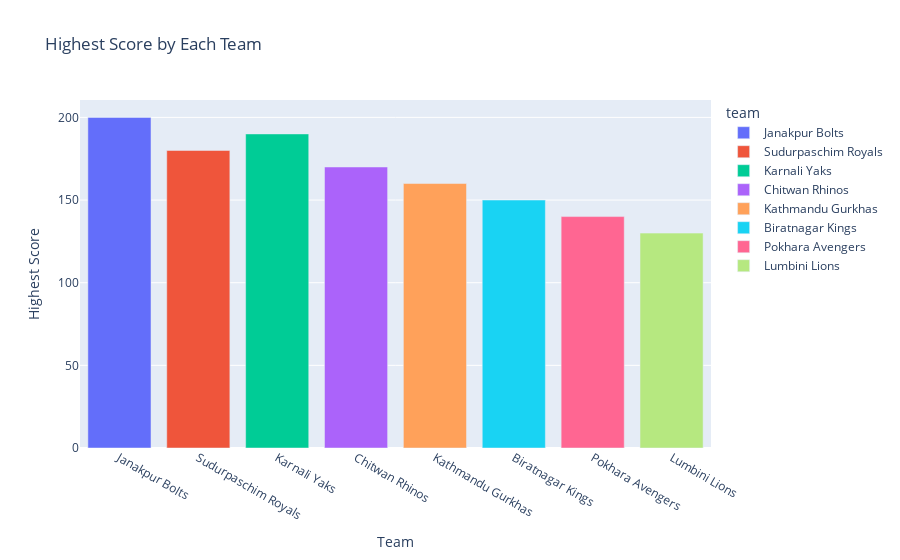
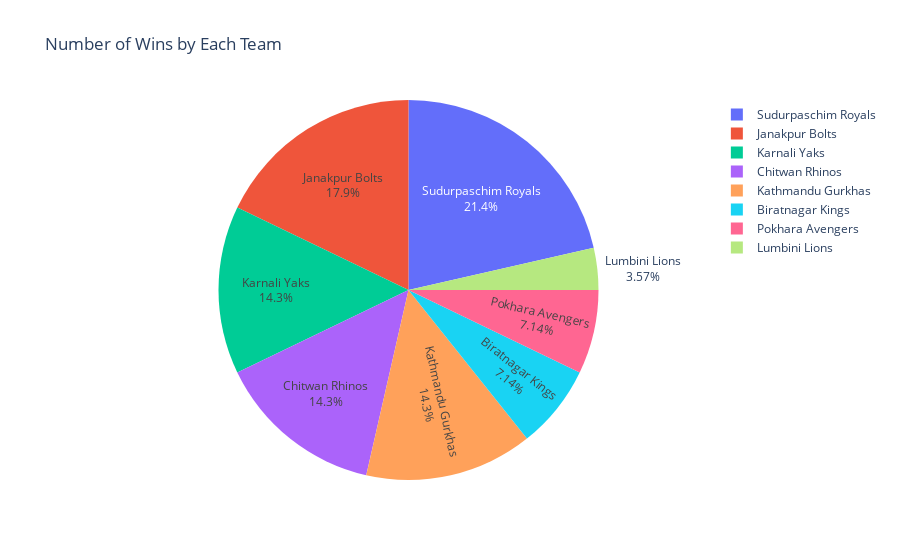

The notebook cell these images were saved under, in order:
### Code cell
#some other plots 
# Adding a 'highest_score' column to the DataFrame (example values)
points_table_df['highest_score'] = [200, 180, 190, 170, 160, 150, 140, 130]

# Plotting the highest score by each team
fig = px.bar(points_table_df, x='team', y='highest_score', color='team', title='Highest Score by Each Team')
fig.update_layout(xaxis_title='Team', yaxis_title='Highest Score')
fig.show()

#pie chart for the number of wins by each team
fig = px.pie(points_table_df, values='wins', names='team', title='Number of Wins by Each Team')
fig.update_traces(textinfo='percent+label')
fig.show()

#waterfall chart for the number of wins by each team
fig = go.Figure(go.Waterfall(
    name="Waterfall",
    orientation="v",
    measure=["relative", "relative", "total"],
    x=points_table_df['team'],
    y=[points_table_df['wins'].sum(), points_table_df['losses'].sum(), points_table_df['points'].sum()],
    textposition="outside",
    text=[f"{x} wins" for x in points_table_df['wins']],
))
fig.update_layout(
    title="Waterfall Chart for Number of Wins by Each Team",
    xaxis_title="Team",
    yaxis_title="Number of Wins",
)
fig.show()

### Figure 1 — Plotly figure (JSON) as saved in the notebook; plotly's stock layout.template omitted (floating-point values rounded to 4 significant figures)
{"data": [{"alignmentgroup": "True", "hovertemplate": "team=%{x}<br>highest_score=%{y}<extra></extra>", "legendgroup": "Janakpur Bolts", "marker": {"color": "#636efa", "pattern": {"shape": ""}}, "name": "Janakpur Bolts", "offsetgroup": "Janakpur Bolts", "orientation": "v", "showlegend": true, "textposition": "auto", "type": "bar", "x": ["Janakpur Bolts"], "xaxis": "x", "y": [200], "yaxis": "y"}, {"alignmentgroup": "True", "hovertemplate": "team=%{x}<br>highest_score=%{y}<extra></extra>", "legendgroup": "Sudurpaschim Royals", "marker": {"color": "#EF553B", "pattern": {"shape": ""}}, "name": "Sudurpaschim Royals", "offsetgroup": "Sudurpaschim Royals", "orientation": "v", "showlegend": true, "textposition": "auto", "type": "bar", "x": ["Sudurpaschim Royals"], "xaxis": "x", "y": [180], "yaxis": "y"}, {"alignmentgroup": "True", "hovertemplate": "team=%{x}<br>highest_score=%{y}<extra></extra>", "legendgroup": "Karnali Yaks", "marker": {"color": "#00cc96", "pattern": {"shape": ""}}, "name": "Karnali Yaks", "offsetgroup": "Karnali Yaks", "orientation": "v", "showlegend": true, "textposition": "auto", "type": "bar", "x": ["Karnali Yaks"], "xaxis": "x", "y": [190], "yaxis": "y"}, {"alignmentgroup": "True", "hovertemplate": "team=%{x}<br>highest_score=%{y}<extra></extra>", "legendgroup": "Chitwan Rhinos", "marker": {"color": "#ab63fa", "pattern": {"shape": ""}}, "name": "Chitwan Rhinos", "offsetgroup": "Chitwan Rhinos", "orientation": "v", "showlegend": true, "textposition": "auto", "type": "bar", "x": ["Chitwan Rhinos"], "xaxis": "x", "y": [170], "yaxis": "y"}, {"alignmentgroup": "True", "hovertemplate": "team=%{x}<br>highest_score=%{y}<extra></extra>", "legendgroup": "Kathmandu Gurkhas", "marker": {"color": "#FFA15A", "pattern": {"shape": ""}}, "name": "Kathmandu Gurkhas", "offsetgroup": "Kathmandu Gurkhas", "orientation": "v", "showlegend": true, "textposition": "auto", "type": "bar", "x": ["Kathmandu Gurkhas"], "xaxis": "x", "y": [160], "yaxis": "y"}, {"alignmentgroup": "True", "hovertemplate": "team=%{x}<br>highest_score=%{y}<extra></extra>", "legendgroup": "Biratnagar Kings", "marker": {"color": "#19d3f3", "pattern": {"shape": ""}}, "name": "Biratnagar Kings", "offsetgroup": "Biratnagar Kings", "orientation": "v", "showlegend": true, "textposition": "auto", "type": "bar", "x": ["Biratnagar Kings"], "xaxis": "x", "y": [150], "yaxis": "y"}, {"alignmentgroup": "True", "hovertemplate": "team=%{x}<br>highest_score=%{y}<extra></extra>", "legendgroup": "Pokhara Avengers", "marker": {"color": "#FF6692", "pattern": {"shape": ""}}, "name": "Pokhara Avengers", "offsetgroup": "Pokhara Avengers", "orientation": "v", "showlegend": true, "textposition": "auto", "type": "bar", "x": ["Pokhara Avengers"], "xaxis": "x", "y": [140], "yaxis": "y"}, {"alignmentgroup": "True", "hovertemplate": "team=%{x}<br>highest_score=%{y}<extra></extra>", "legendgroup": "Lumbini Lions", "marker": {"color": "#B6E880", "pattern": {"shape": ""}}, "name": "Lumbini Lions", "offsetgroup": "Lumbini Lions", "orientation": "v", "showlegend": true, "textposition": "auto", "type": "bar", "x": ["Lumbini Lions"], "xaxis": "x", "y": [130], "yaxis": "y"}], "layout": {"barmode": "relative", "legend": {"title": {"text": "team"}, "tracegroupgap": 0}, "title": {"text": "Highest Score by Each Team"}, "xaxis": {"anchor": "y", "categoryarray": ["Janakpur Bolts", "Sudurpaschim Royals", "Karnali Yaks", "Chitwan Rhinos", "Kathmandu Gurkhas", "Biratnagar Kings", "Pokhara Avengers", "Lumbini Lions"], "categoryorder": "array", "domain": [0, 1], "title": {"text": "Team"}}, "yaxis": {"anchor": "x", "domain": [0, 1], "title": {"text": "Highest Score"}}}}

### Figure 2 — Plotly figure (JSON) as saved in the notebook; plotly's stock layout.template omitted (floating-point values rounded to 4 significant figures)
{"data": [{"domain": {"x": [0, 1], "y": [0, 1]}, "hovertemplate": "team=%{label}<br>wins=%{value}<extra></extra>", "labels": ["Janakpur Bolts", "Sudurpaschim Royals", "Karnali Yaks", "Chitwan Rhinos", "Kathmandu Gurkhas", "Biratnagar Kings", "Pokhara Avengers", "Lumbini Lions"], "legendgroup": "", "name": "", "showlegend": true, "textinfo": "percent+label", "type": "pie", "values": [5, 6, 4, 4, 4, 2, 2, 1]}], "layout": {"legend": {"tracegroupgap": 0}, "title": {"text": "Number of Wins by Each Team"}}}
